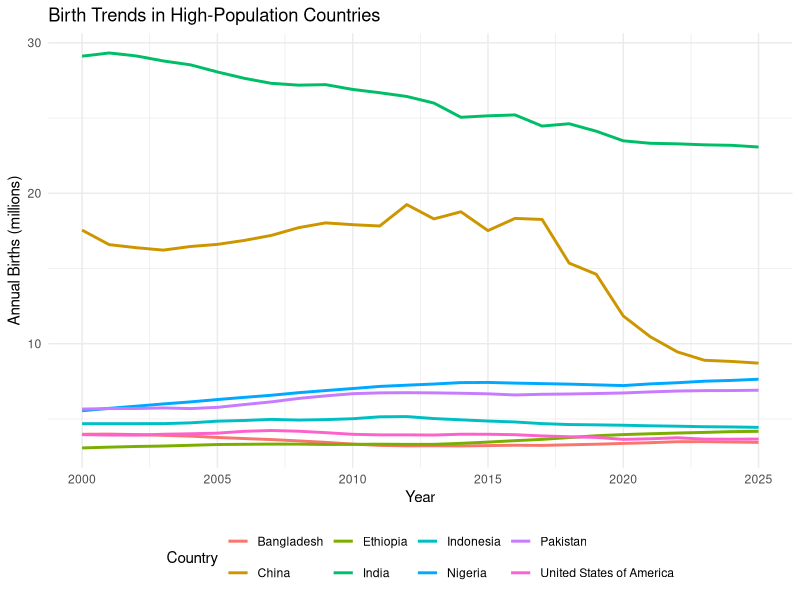
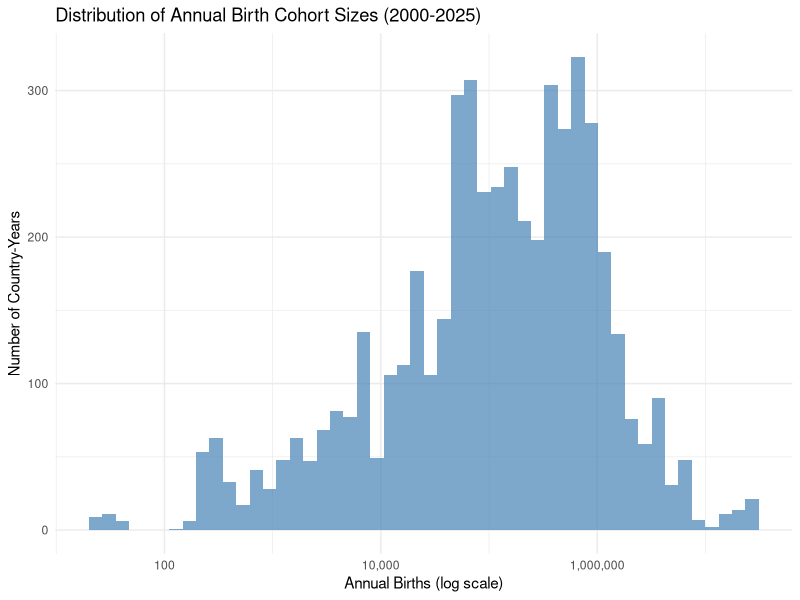

These charts were generated, in order, by the following R code:
# ==============================================================================
# Prepare Birth Cohort Population Data
# ==============================================================================
# Purpose: Extract annual births by country to serve as denominators for
#          cohort-based vaccination coverage and immunity gap calculations
#
# Input: data/raw/births_data.csv (from UN WPP)
# Output: data/processed/cohort_immunity_profiles/birth_cohorts.csv
# ==============================================================================

library(tidyverse)

message("=============================================================")
message("PHASE 2C: BIRTH COHORT POPULATION DATA PREPARATION")
message("=============================================================\n")

# ------------------------------------------------------------------------------
# Load Birth Data
# ------------------------------------------------------------------------------

message("Loading birth cohort data...")
births_raw <- read_csv("data/raw/births_data.csv",
                       show_col_types = FALSE)

message("Raw births data: ", nrow(births_raw), " rows")
message("Columns: ", paste(names(births_raw), collapse = ", "))

# Check structure
glimpse(births_raw)

# ------------------------------------------------------------------------------
# Check Country Coverage
# ------------------------------------------------------------------------------

message("\n", rep("-", 60))
message("COUNTRY COVERAGE CHECK")
message(rep("-", 60))

# Load country list from coverage data
coverage_countries <- read_csv("data/processed/cohort_immunity_profiles/measles_dose_coverage_wide.csv",
                               show_col_types = FALSE) %>%
  distinct(country, country_name)

message("\nCountries with coverage data: ", nrow(coverage_countries))

# Check which countries have birth data
countries_with_births <- births_raw %>%
  distinct(country)

message("Countries with birth data: ", nrow(countries_with_births))

# Find missing
missing_births <- coverage_countries %>%
  anti_join(countries_with_births, by = "country")

if (nrow(missing_births) > 0) {
  message("\nWARNING: ", nrow(missing_births), " countries have coverage but no birth data:")
  print(missing_births)
} else {
  message("\n✓ All countries with coverage data have birth data")
}

# ------------------------------------------------------------------------------
# Prepare Birth Cohort Dataset
# ------------------------------------------------------------------------------

message("\n", rep("-", 60))
message("PREPARING BIRTH COHORT DATASET")
message(rep("-", 60))

# Filter and clean birth data
birth_cohorts <- births_raw %>%
  # Keep only countries with coverage data
  semi_join(coverage_countries, by = "country") %>%
  # Add country_name from coverage data
  left_join(coverage_countries, by = "country") %>%
  select(
    country,
    country_name,
    year = year,
    births = births
  ) %>%
  filter(!is.na(births), births > 0) %>%
  arrange(country, year)

message("\nBirth cohort data prepared:")
message("  Countries: ", n_distinct(birth_cohorts$country))
message("  Year range: ", min(birth_cohorts$year), " to ", max(birth_cohorts$year))
message("  Total country-years: ", nrow(birth_cohorts))

# ------------------------------------------------------------------------------
# Data Quality Checks
# ------------------------------------------------------------------------------

message("\n", rep("-", 60))
message("DATA QUALITY CHECKS")
message(rep("-", 60))

# Check 1: Are there gaps in time series?
year_gaps <- birth_cohorts %>%
  group_by(country) %>%
  arrange(year) %>%
  mutate(
    year_diff = year - lag(year),
    has_gap = !is.na(year_diff) & year_diff > 1
  ) %>%
  filter(has_gap) %>%
  ungroup()

if (nrow(year_gaps) > 0) {
  message("\nWARNING: ", n_distinct(year_gaps$country), " countries have gaps in time series:")
  year_gaps_summary <- year_gaps %>%
    group_by(country, country_name) %>%
    summarise(
      n_gaps = n(),
      max_gap = max(year_diff),
      .groups = "drop"
    ) %>%
    arrange(desc(max_gap))
  print(head(year_gaps_summary, 10))
} else {
  message("\n✓ No gaps in birth time series")
}

# Check 2: Distribution of births
birth_stats <- birth_cohorts %>%
  group_by(country, country_name) %>%
  summarise(
    n_years = n(),
    first_year = min(year),
    last_year = max(year),
    mean_births = mean(births),
    median_births = median(births),
    min_births = min(births),
    max_births = max(births),
    cv_births = sd(births) / mean(births),
    .groups = "drop"
  )

message("\nBirth statistics by country:")
message("Summary of mean annual births:")
print(summary(birth_stats$mean_births))

# Countries with most births
message("\nCountries with highest mean annual births:")
print(birth_stats %>%
        arrange(desc(mean_births)) %>%
        select(country_name, mean_births, n_years) %>%
        head(10))

# Countries with most variation
message("\nCountries with highest birth variability (CV):")
print(birth_stats %>%
        filter(!is.na(cv_births), cv_births < Inf) %>%
        arrange(desc(cv_births)) %>%
        select(country_name, cv_births, mean_births) %>%
        head(10))

# ------------------------------------------------------------------------------
# Check Alignment with Coverage Years
# ------------------------------------------------------------------------------

message("\n", rep("-", 60))
message("ALIGNMENT WITH COVERAGE DATA")
message(rep("-", 60))

# Load coverage data to check year alignment
coverage_years <- read_csv("data/processed/cohort_immunity_profiles/measles_dose_coverage_wide.csv",
                           show_col_types = FALSE) %>%
  filter(!is.na(MCV1)) %>%
  select(country, country_name, coverage_year = year)

# For each coverage year, we need births from cohorts that could be vaccinated
# MCV1 typically at 9-12 months, so coverage in year Y targets births from year Y-1 mostly
# MCV2 typically at 15-18 months, so coverage in year Y targets births from year Y-2 mostly

alignment_check <- coverage_years %>%
  mutate(
    # Need births from 3 years before (for MCV2 in older children)
    # to year of coverage (for late vaccinations)
    needed_birth_year_start = coverage_year - 3,
    needed_birth_year_end = coverage_year
  ) %>%
  rowwise() %>%
  mutate(
    has_all_births = all(
      needed_birth_year_start:needed_birth_year_end %in%
        birth_cohorts$year[birth_cohorts$country == country]
    )
  ) %>%
  ungroup()

missing_alignment <- alignment_check %>%
  filter(!has_all_births)

if (nrow(missing_alignment) > 0) {
  message("\nWARNING: ", nrow(missing_alignment),
          " country-years have coverage but incomplete birth cohort data:")
  missing_summary <- missing_alignment %>%
    group_by(country_name) %>%
    summarise(
      n_affected_years = n(),
      first_affected = min(coverage_year),
      last_affected = max(coverage_year),
      .groups = "drop"
    )
  print(head(missing_summary, 10))
  message("\nNote: This typically affects early years (2000-2003) where we lack")
  message("births from 1997-1999. Can use later coverage years for analysis.")
} else {
  message("\n✓ All coverage years have corresponding birth cohort data")
}

# ------------------------------------------------------------------------------
# Visualization
# ------------------------------------------------------------------------------

message("\n", rep("-", 60))
message("CREATING VISUALIZATIONS")
message(rep("-", 60))

# Plot 1: Birth trends over time (selected countries)
high_birth_countries <- birth_stats %>%
  arrange(desc(mean_births)) %>%
  head(8) %>%
  pull(country)

p1_birth_trends <- birth_cohorts %>%
  filter(country %in% high_birth_countries) %>%
  ggplot(aes(x = year, y = births / 1e6, color = country_name)) +
  geom_line(linewidth = 1) +
  labs(
    title = "Birth Trends in High-Population Countries",
    x = "Year",
    y = "Annual Births (millions)",
    color = "Country"
  ) +
  theme_minimal() +
  theme(legend.position = "bottom")

ggsave("output/diagnostics/birth_cohort_trends.png",
       p1_birth_trends, width = 12, height = 8)

# Plot 2: Distribution of birth cohort sizes
p2_birth_dist <- birth_cohorts %>%
  filter(year >= 2000) %>%  # Focus on analysis period
  ggplot(aes(x = births)) +
  geom_histogram(bins = 50, fill = "steelblue", alpha = 0.7) +
  scale_x_log10(labels = scales::comma) +
  labs(
    title = "Distribution of Annual Birth Cohort Sizes (2000-2025)",
    x = "Annual Births (log scale)",
    y = "Number of Country-Years"
  ) +
  theme_minimal()

ggsave("output/diagnostics/birth_cohort_size_distribution.png",
       p2_birth_dist, width = 10, height = 6)

# ------------------------------------------------------------------------------
# Calculate Cohort Sizes by Age
# ------------------------------------------------------------------------------

message("\n", rep("-", 60))
message("CALCULATING AGE-STRATIFIED COHORTS")
message(rep("-", 60))

# For each observation year, calculate population by age (birth cohort)
# This will be used to weight immunity gaps by cohort size

# Get range of years we need
coverage_year_range <- coverage_years %>%
  summarise(min_year = min(coverage_year), max_year = max(coverage_year))

message("\nCreating age-stratified cohorts for observation years ",
        coverage_year_range$min_year, "-", coverage_year_range$max_year)

# For each observation year, we need cohorts aged 0-14 years
# (WHO recommends tracking immunity in children and adolescents)

age_stratified_cohorts <- crossing(
  observation_year = coverage_year_range$min_year:coverage_year_range$max_year,
  age = 0:14
) %>%
  mutate(birth_year = observation_year - age) %>%
  crossing(
    birth_cohorts %>%
      distinct(country, country_name) %>%
      filter(country %in% coverage_countries$country)
  ) %>%
  left_join(
    birth_cohorts %>% select(country, birth_year = year, cohort_size = births),
    by = c("country", "birth_year")
  ) %>%
  filter(!is.na(cohort_size))

message("\nAge-stratified cohort data created:")
message("  Total records: ", nrow(age_stratified_cohorts))
message("  Countries: ", n_distinct(age_stratified_cohorts$country))
message("  Observation years: ",
        min(age_stratified_cohorts$observation_year), "-",
        max(age_stratified_cohorts$observation_year))

# Calculate total 0-14 population by country-year
total_014_pop <- age_stratified_cohorts %>%
  group_by(country, country_name, observation_year) %>%
  summarise(
    total_pop_0_14 = sum(cohort_size, na.rm = TRUE),
    n_cohorts_available = n(),
    .groups = "drop"
  )

message("\nTotal 0-14 population calculated for ",
        nrow(total_014_pop), " country-years")

# ------------------------------------------------------------------------------
# Save Results
# ------------------------------------------------------------------------------

message("\n", rep("-", 60))
message("SAVING RESULTS")
message(rep("-", 60))

# Save annual birth cohorts
write_csv(birth_cohorts,
          "data/processed/cohort_immunity_profiles/birth_cohorts.csv")
message("✓ Saved: data/processed/cohort_immunity_profiles/birth_cohorts.csv")

# Save birth statistics
write_csv(birth_stats,
          "data/processed/cohort_immunity_profiles/birth_cohort_statistics.csv")
message("✓ Saved: data/processed/cohort_immunity_profiles/birth_cohort_statistics.csv")

# Save age-stratified cohorts
write_csv(age_stratified_cohorts,
          "data/processed/cohort_immunity_profiles/age_stratified_cohorts.csv")
message("✓ Saved: data/processed/cohort_immunity_profiles/age_stratified_cohorts.csv")

# Save total 0-14 population
write_csv(total_014_pop,
          "data/processed/cohort_immunity_profiles/total_0_14_population.csv")
message("✓ Saved: data/processed/cohort_immunity_profiles/total_0_14_population.csv")

# ------------------------------------------------------------------------------
# Summary
# ------------------------------------------------------------------------------

message("\n", rep("=", 60))
message("SUMMARY")
message(rep("=", 60))

message("\nBirth cohort data prepared:")
message("  Countries: ", n_distinct(birth_cohorts$country))
message("  Year range: ", min(birth_cohorts$year), "-", max(birth_cohorts$year))
message("  Total country-years: ", nrow(birth_cohorts))

message("\nAge-stratified cohorts (0-14 years):")
message("  Observation years: ",
        min(age_stratified_cohorts$observation_year), "-",
        max(age_stratified_cohorts$observation_year))
message("  Total records: ", nrow(age_stratified_cohorts))

message("\nFor cohort reconstruction, we need:")
message("  1. ✓ MCV1 and MCV2 coverage (COMPLETE)")
message("  2. ✓ Immunization schedules (COMPLETE)")
message("  3. ✓ Birth cohort populations (COMPLETE)")
message("  4. ⏳ SIA data (supplementary immunization activities)")

message("\nReady to proceed to:")
message("  Option A: Download SIA data (if available)")
message("  Option B: Begin cohort reconstruction without SIAs (baseline)")
message("\nNext script: python3 scripts/01_cohort/reconstruct_cohorts.py")
message("\n", rep("=", 60))
